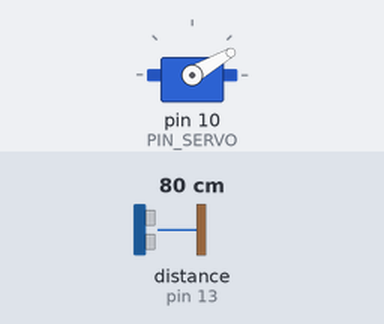
A sketch run on a simulated Arduino Uno, built with avr-gcc and run on an emulated ATmega328P. Parts: servo. Wiring (inferred from the names in the program): ultrasonic range finder: trigger pin 12; echo pin 13. The test bench sets the inputs (shaded band); at power-on: distance to the obstacle (sensor on pin 13) 80 cm. The echo pulse lasts 58.3 µs per cm.

Above: at 1.7 s.
1.8 s: distance to the obstacle (sensor on pin 13) set to 24 cm
3.3 s: distance to the obstacle (sensor on pin 13) set to 20 cm
At 4.49 s:
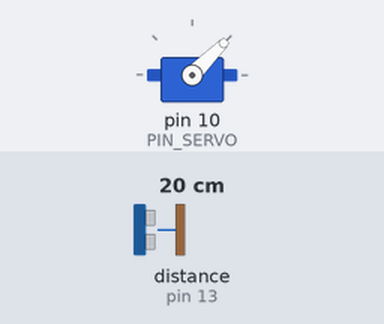
At 6.4 s:
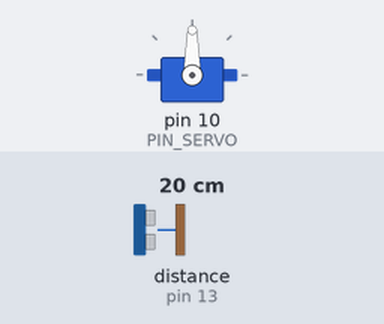
Timing chart, 0 to 7.9 s (numbered marks = the images above; inputs shaded):
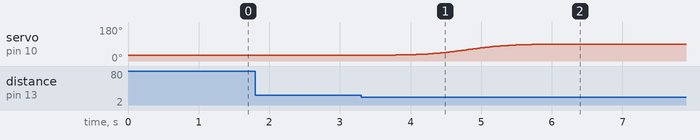

Measured:
- the behaviour switches between 23 and 22 cm on distance to the obstacle (sensor on pin 13) (found by bisection; images 0 and 1)
- after the input at 1.8 s, every drawn part: stays the same
- after the input at 3.3 s, servo on pin 10 (PIN_SERVO): moves from 30° to 90° over 2.5 s, starting after 0.26 s

The sketch:

10_example_3_sigmoid.ino
```cpp
#include <Servo.h>
#include <math.h>

#define PIN_SERVO 10
#define PIN_TRIG 12
#define PIN_ECHO 13

Servo myServo;

unsigned long MOVING_TIME = 3000;
unsigned long moveStartTime;

int startAngle = 30;
int stopAngle = 90;
int currentAngle = 30;

const float APPROACH_TH = 22.0;
const float CLEAR_TH = 32.0;

bool moving = false;
bool gateOpenTarget = false;

float sigmoid01(float t) {
  const float k = 10.0f;
  if(t <= 0) return 0;
  if(t >= 1) return 1;
  float s = 1.0f/(1.0f + expf(-k*(t-0.5f)));
  float s0 = 1.0f/(1.0f + expf(-k*(0.0f-0.5f)));
  float s1 = 1.0f/(1.0f + expf(-k*(1.0f-0.5f)));
  return (s - s0) / (s1 - s0);
}

float getDistance(){
  digitalWrite(PIN_TRIG, LOW); delayMicroseconds(2);
  digitalWrite(PIN_TRIG, HIGH); delayMicroseconds(10);
  digitalWrite(PIN_TRIG, LOW);
  unsigned long dur = pulseIn(PIN_ECHO, HIGH, 30000UL);
  if (dur == 0)return 999.0f;
  return dur * 0.0343f / 2.0f;
}

void setup() {
  myServo.attach(PIN_SERVO);
  pinMode(PIN_TRIG, OUTPUT);
  pinMode(PIN_ECHO, INPUT);

  moveStartTime = millis();

  myServo.write(startAngle);
  currentAngle = startAngle;
  delay(500);
}

void loop() {
  if (!moving){
    float d = getDistance();
    if(!gateOpenTarget && d < APPROACH_TH) {
      gateOpenTarget = true;
      startAngle = currentAngle;
      stopAngle = 90;
      moveStartTime = millis();
      moving = true;
    }else if (gateOpenTarget && d > CLEAR_TH) {
      gateOpenTarget = false;
      startAngle = currentAngle;
      stopAngle = 30;
      moveStartTime = millis();
      moving = true;
    }
  }

  if (moving) {
    unsigned long progress = millis() - moveStartTime;
    if (progress <= MOVING_TIME){
      float t = (float)progress / (float)MOVING_TIME;
      float e = sigmoid01(t);
      long angle = (long)lround(startAngle + (stopAngle - startAngle) * e);
      myServo.write((int)angle);
      currentAngle = (int)angle;
    }else {
      myServo.write(stopAngle);
      currentAngle = stopAngle;
      moving = false;
    }
  }
  delay(10);
}
```
